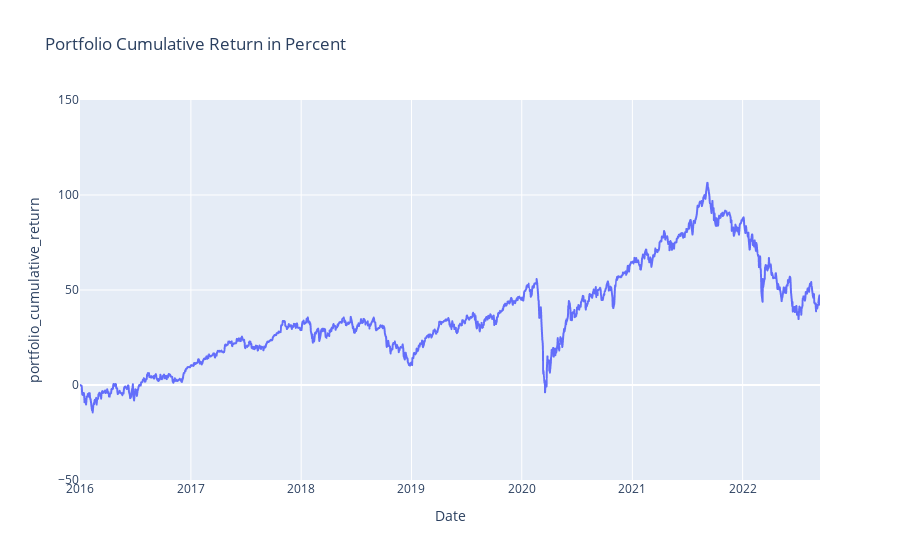

The notebook cell saved with this chart:
### Code cell
# plot portfolio cumulative return
fig = px.line(df_allocation, 
              y="portfolio_cumulative_return", 
              title='Portfolio Cumulative Return in Percent',
              range_y=(-50, 150))
fig.show()

### Figure 1 — Plotly figure (JSON) as saved in the notebook; plotly's stock layout.template omitted (floating-point values rounded to 4 significant figures; data arrays with more than 128 entries replaced by an {"elided": "..."} marker saying what was removed)
{"data": [{"hovertemplate": "Date=%{x}<br>portfolio_cumulative_return=%{y}<extra></extra>", "legendgroup": "", "line": {"color": "#636efa", "dash": "solid"}, "mode": "lines", "name": "", "showlegend": false, "type": "scattergl", "x": {"elided": "1734 str values"}, "xaxis": "x", "y": {"elided": "1734 float values"}, "yaxis": "y"}], "layout": {"legend": {"tracegroupgap": 0}, "title": {"text": "Portfolio Cumulative Return in Percent"}, "xaxis": {"anchor": "y", "domain": [0, 1], "title": {"text": "Date"}}, "yaxis": {"anchor": "x", "domain": [0, 1], "range": [-50, 150], "title": {"text": "portfolio_cumulative_return"}}}}
